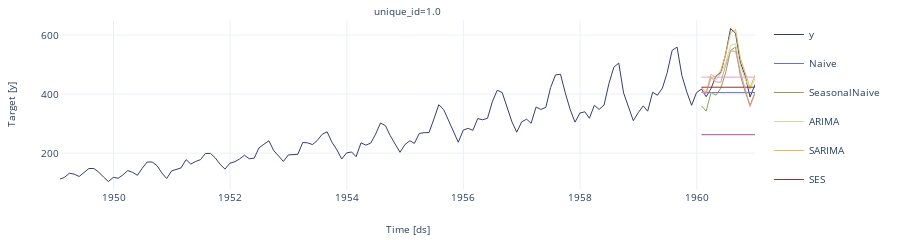

Here is the notebook cell this chart was saved with:
### Code cell
sf.plot(df,forecasts_df,engine='plotly')

### Figure 1 — Plotly figure (JSON) as saved in the notebook; plotly's stock layout.template omitted (floating-point values rounded to 4 significant figures; data arrays with more than 128 entries replaced by an {"elided": "..."} marker saying what was removed)
{"data": [{"legendgroup": "y", "line": {"color": "#393b79", "width": 1}, "mode": "lines", "name": "y", "showlegend": true, "type": "scatter", "x": {"elided": "156 str values"}, "xaxis": "x", "y": {"elided": "156 int values"}, "yaxis": "y"}, {"legendgroup": "Naive", "line": {"color": "#6b6ecf", "width": 1}, "mode": "lines", "name": "Naive", "showlegend": true, "type": "scatter", "x": {"elided": "156 str values"}, "xaxis": "x", "y": {"elided": "156 int values"}, "yaxis": "y"}, {"legendgroup": "SeasonalNaive", "line": {"color": "#8ca252", "width": 1}, "mode": "lines", "name": "SeasonalNaive", "showlegend": true, "type": "scatter", "x": {"elided": "156 str values"}, "xaxis": "x", "y": {"elided": "156 int values"}, "yaxis": "y"}, {"legendgroup": "ARIMA", "line": {"color": "#cedb9c", "width": 1}, "mode": "lines", "name": "ARIMA", "showlegend": true, "type": "scatter", "x": {"elided": "156 str values"}, "xaxis": "x", "y": {"elided": "156 float values"}, "yaxis": "y"}, {"legendgroup": "SARIMA", "line": {"color": "#e7ba52", "width": 1}, "mode": "lines", "name": "SARIMA", "showlegend": true, "type": "scatter", "x": {"elided": "156 str values"}, "xaxis": "x", "y": {"elided": "156 float values"}, "yaxis": "y"}, {"legendgroup": "SES", "line": {"color": "#843c39", "width": 1}, "mode": "lines", "name": "SES", "showlegend": true, "type": "scatter", "x": {"elided": "156 str values"}, "xaxis": "x", "y": {"elided": "156 float values"}, "yaxis": "y"}, {"legendgroup": "ETS", "line": {"color": "#e7969c", "width": 1}, "mode": "lines", "name": "ETS", "showlegend": true, "type": "scatter", "x": {"elided": "156 str values"}, "xaxis": "x", "y": {"elided": "156 float values"}, "yaxis": "y"}, {"legendgroup": "HistoricAverage", "line": {"color": "#a55194", "width": 1}, "mode": "lines", "name": "HistoricAverage", "showlegend": true, "type": "scatter", "x": {"elided": "156 str values"}, "xaxis": "x", "y": {"elided": "156 float values"}, "yaxis": "y"}, {"legendgroup": "WindowAverage", "line": {"color": "#de9ed6", "width": 1}, "mode": "lines", "name": "WindowAverage", "showlegend": true, "type": "scatter", "x": {"elided": "156 str values"}, "xaxis": "x", "y": {"elided": "156 float values"}, "yaxis": "y"}], "layout": {"annotations": [{"font": {"size": 10}, "showarrow": false, "text": "unique_id=1.0", "x": 0.5, "xanchor": "center", "xref": "paper", "y": 1, "yanchor": "bottom", "yref": "paper"}, {"font": {"size": 10}, "showarrow": false, "text": "Time [ds]", "x": 0.5, "xanchor": "center", "xref": "paper", "y": 0, "yanchor": "top", "yref": "paper", "yshift": -30}, {"font": {"size": 10}, "showarrow": false, "text": "Target [y]", "textangle": -90, "x": 0, "xanchor": "right", "xref": "paper", "xshift": -40, "y": 0.5, "yanchor": "middle", "yref": "paper"}], "autosize": true, "font": {"size": 10}, "height": 200, "margin": {"b": 50, "l": 60, "r": 10, "t": 20}, "xaxis": {"anchor": "y", "domain": [0, 1], "showticklabels": true, "visible": true}, "yaxis": {"anchor": "x", "domain": [0, 1]}}}
